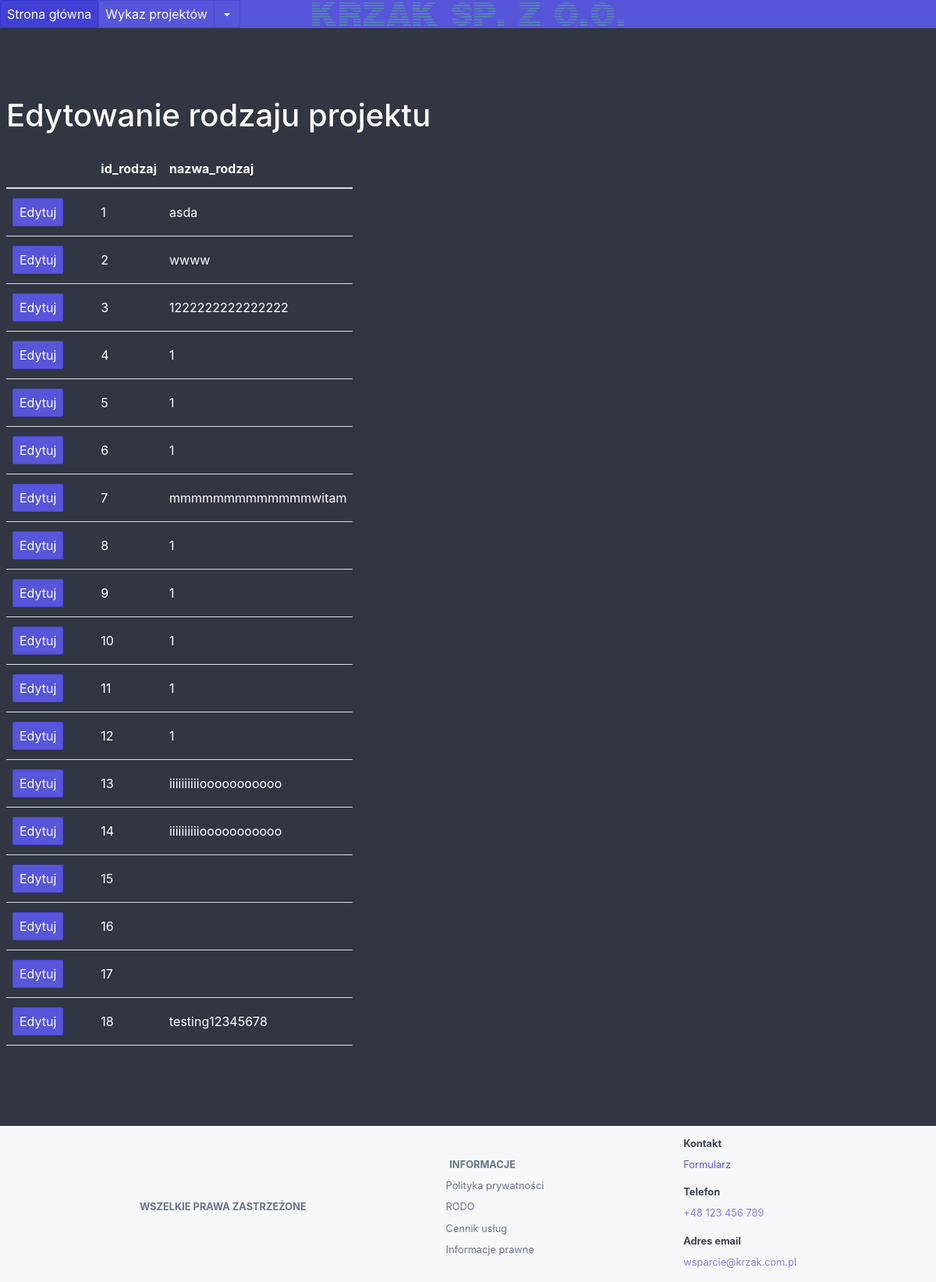
/edytuj_rodzaj, run on an earlier commit of the app's database.
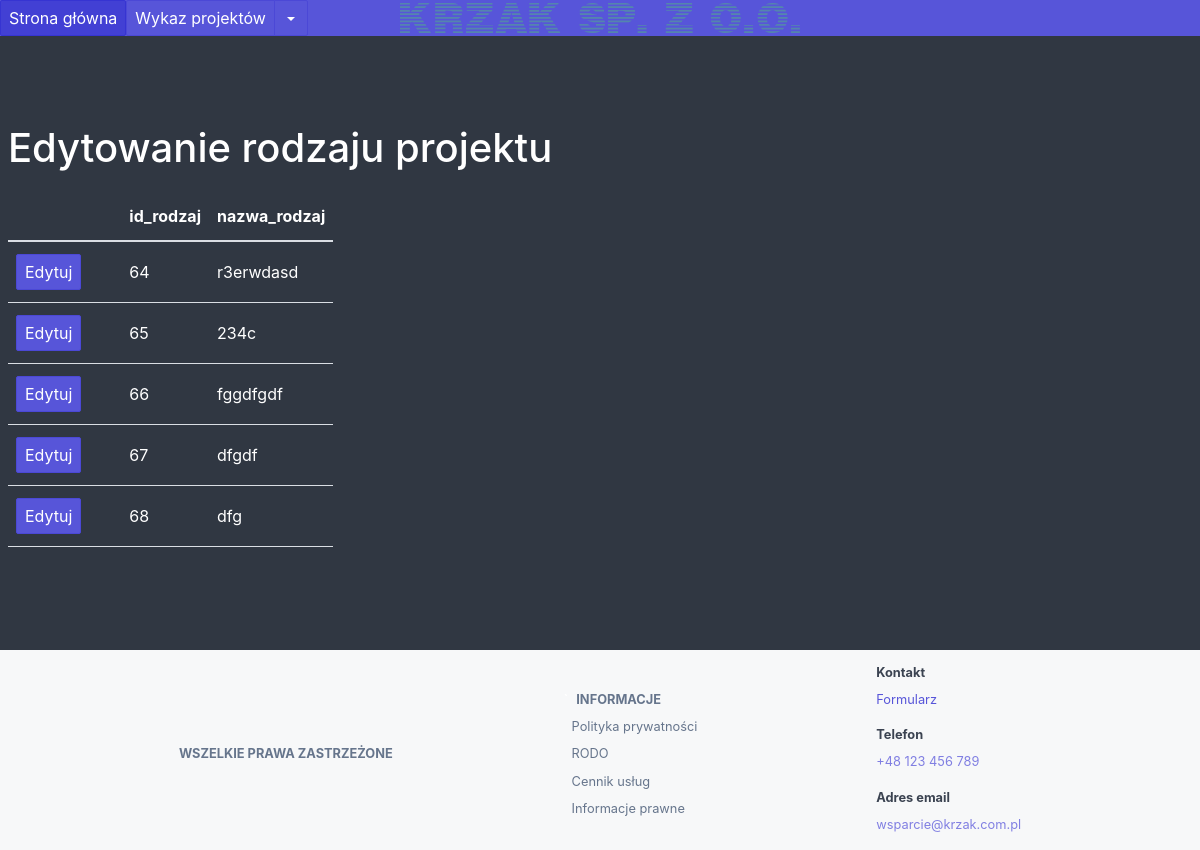
And on a later commit of the database.
### flask_app.py (models this page shows)
class Rodzaj(db.Model):
    id_rodzaj = db.Column(db.Integer, primary_key=True, unique=True)
    nazwa_rodzaj = db.Column(db.Text)

### flask_app.py (the view, shortened to what this page needs)
@app.route('/edytuj_rodzaj', methods=['GET','POST'])
def edytuj_rodzaj():
    db_class  = Rodzaj
    db_pk     = Rodzaj.id_rodzaj
    db_pk_str = 'id_rodzaj'
    editable_columns = ['nazwa_rodzaj']
    return render_template('edytuj_rodzaj.html',
           db_class=db_class,
           db_query=db.session.query(db_class),
           editable_columns=editable_columns)

### templates/edytuj_rodzaj.html (shortened to what this page needs)
{% extends "bazowa_templatka.html" %}
{% block content %}
<h1>Edytowanie rodzaju projektu</h1>
<table class="table table-scroll bg-dark">
  <thead>
    <tr>
      <th></th>
      <th></th>
      <th></th>
      {% for column in db_class.__table__.columns %}
        <th>{{ column.name }}</th>
      {% endfor %}
    </tr>
  </thead>
  <tbody>
  {% for row in db_query.all() %}
    {% set idx = loop.index %}
    <tr id="record-{{idx}}">
        <td id="edit-btn-{{idx}}"><button class="btn btn-primary" onclick="start_edit({{idx}})">Edytuj</button></td>
        <td id="filler-1-{{idx}}"></td>
        <td id="filler-2-{{idx}}"></td>
        <form action="/edytuj_rodzaj" method="POST">
          {% for column in db_class.__table__.columns %}
            <td>
              {% if column.name in editable_columns %}
                <div class="editable-label">{{ row.__dict__[column.name] }}</div>
              {% else %}
                <div>{{ row.__dict__[column.name] }}</div>
              {% endif %}
            </td>
          {% endfor %}
        </form>
    </tr>
  {% endfor %}
  </tbody>
</table>
{% endblock %}

What changed in the data, as far as the page shows it:
removed Rodzaj: __dict__ "1", nazwa_rodzaj "asda"
removed Rodzaj: __dict__ "2", nazwa_rodzaj "wwww"
removed Rodzaj: __dict__ "3", nazwa_rodzaj "1222222222222222"
removed Rodzaj: __dict__ "4", __dict__ "1"
removed Rodzaj: __dict__ "5", __dict__ "1"
removed Rodzaj: __dict__ "6", __dict__ "1"
removed Rodzaj: __dict__ "7", nazwa_rodzaj "mmmmmmmmmmmmmwitam"
removed Rodzaj: __dict__ "8", __dict__ "1"
removed Rodzaj: __dict__ "9", __dict__ "1"
removed Rodzaj: __dict__ "10", __dict__ "1"
removed Rodzaj: __dict__ "11", __dict__ "1"
removed Rodzaj: __dict__ "12", __dict__ "1"
removed Rodzaj: __dict__ "13", nazwa_rodzaj "iiiiiiiiiiooooooooooo"
removed Rodzaj: __dict__ "14", nazwa_rodzaj "iiiiiiiiiiooooooooooo"
removed Rodzaj: __dict__ "15"
removed Rodzaj: __dict__ "16"
removed Rodzaj: __dict__ "17"
removed Rodzaj: __dict__ "18", nazwa_rodzaj "testing12345678"
added Rodzaj: __dict__ "64", nazwa_rodzaj "r3erwdasd"
added Rodzaj: __dict__ "65", nazwa_rodzaj "234c"
added Rodzaj: __dict__ "66", nazwa_rodzaj "fggdfgdf"
added Rodzaj: __dict__ "67", nazwa_rodzaj "dfgdf"
added Rodzaj: __dict__ "68", nazwa_rodzaj "dfg"
